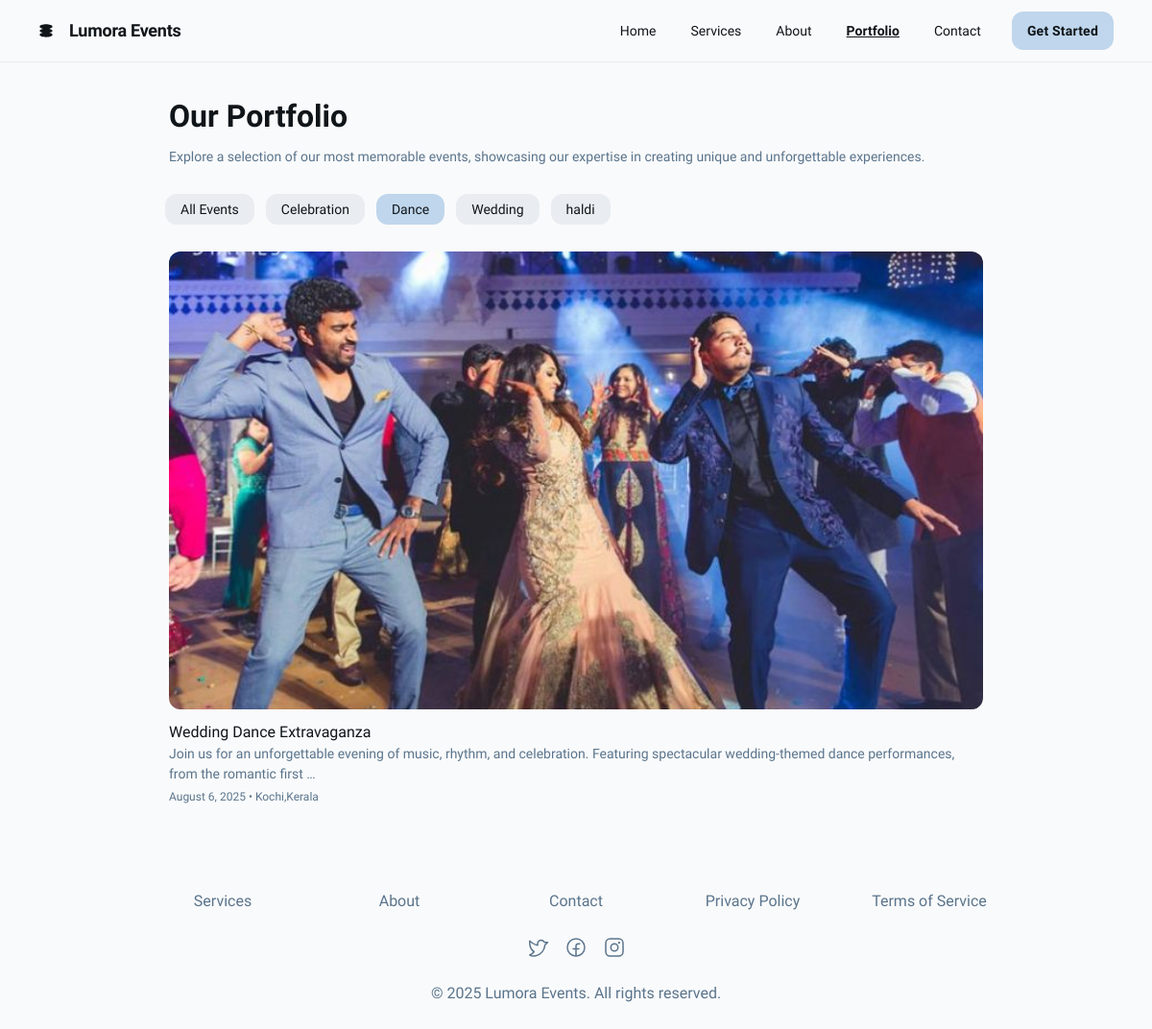
The page /portfolio/?category=Dance on the database its author committed.
### event/models.py (models this page shows, shortened)
class PortfolioCategory(models.Model):
    name = models.CharField(max_length=100)
    slug = models.SlugField(max_length=100, unique=True)
    is_active = models.BooleanField(default=True)
    class Meta:
        verbose_name_plural = "Portfolio Categories"
        ordering = ['name']

class PortfolioItem(models.Model):
    title = models.CharField(max_length=200)
    description = models.TextField()
    category = models.ForeignKey(PortfolioCategory, on_delete=models.CASCADE)
    image = models.ImageField(upload_to='portfolio/')
    event_date = models.DateField()
    location = models.CharField(max_length=200)
    is_featured = models.BooleanField(default=False)
    is_active = models.BooleanField(default=True)
    created_at = models.DateTimeField(auto_now_add=True)
    updated_at = models.DateTimeField(auto_now=True)
    class Meta:
        ordering = ['-event_date']
    def image_tag(self):
        if self.image:
            return mark_safe(f'<img src="{self.image.url}" width="150" height="150" style="object-fit: cover;" />')
        return "No Image"
    image_tag.short_description = 'Image Preview'

### event/views.py (the view)
# urls.py: path('portfolio/', event.views.portfolio, name='portfolio'),
def portfolio(request):
    categories = PortfolioCategory.objects.filter(is_active=True)
    active_category = request.GET.get('category', 'all')
    portfolio_items = PortfolioItem.objects.filter(is_active=True).order_by('-event_date')
    if active_category != 'all':
        portfolio_items = portfolio_items.filter(category__slug=active_category)
    featured_items = PortfolioItem.objects.filter(is_featured=True, is_active=True)[:3]
    context = {
        'categories': categories,
        'active_category': active_category,
        'portfolio_items': portfolio_items,
        'featured_items': featured_items,
    }
    return render(request, 'portfolio.html', context)

### Templates/portfolio.html (shortened to what this page needs)
<!DOCTYPE html>
<html lang="en">
<head>
  <script src="https://cdn.tailwindcss.com?plugins=forms,container-queries"></script>
</head>
<body>
  <div class="relative flex size-full min-h-screen flex-col bg-gray-50 group/design-root overflow-x-hidden" style='font-family: "Work Sans", "Noto Sans", sans-serif;'>
    <div class="layout-container flex h-full grow flex-col">
      <header class="flex items-center justify-between whitespace-nowrap border-b border-solid border-b-[#e9edf1] px-10 py-3">
        <div class="flex items-center gap-4 text-[#101519]">
          <a href="{% url 'home' %}" class="flex items-center gap-4">
            <div class="size-4">
            </div>
            <h2 class="text-[#101519] text-lg font-bold leading-tight tracking-[-0.015em]">Lumora Events</h2>
          </a>
        </div>
        <div class="flex flex-1 justify-end gap-8">
          <div class="flex items-center gap-9">
            <a class="text-[#101519] text-sm font-medium leading-normal" href="{% url 'home' %}">Home</a>
            <a class="text-[#101519] text-sm font-medium leading-normal" href="{% url 'services' %}">Services</a>
            <a class="text-[#101519] text-sm font-medium leading-normal" href="{% url 'about' %}">About</a>
            <a class="text-[#101519] text-sm font-medium leading-normal underline font-semibold" href="{% url 'portfolio' %}">Portfolio</a>
            <a class="text-[#101519] text-sm font-medium leading-normal" href="{% url 'contact' %}">Contact</a>
          </div>
          <a href="{% url 'login' %}" class="flex min-w-[84px] max-w-[480px] cursor-pointer items-center justify-center overflow-hidden rounded-xl h-10 px-4 bg-[#bfd6ec] text-[#101519] text-sm font-bold leading-normal tracking-[0.015em]">
            <span class="truncate">Get Started</span>
          </a>
        </div>
      </header>
      <div class="px-40 flex flex-1 justify-center py-5">
        <div class="layout-content-container flex flex-col max-w-[960px] flex-1">
          <div class="flex flex-wrap justify-between gap-3 p-4">
            <div class="flex min-w-72 flex-col gap-3">
              <p class="text-[#101519] tracking-light text-[32px] font-bold leading-tight">Our Portfolio</p>
              <p class="text-[#5a748c] text-sm font-normal leading-normal">
                Explore a selection of our most memorable events, showcasing our expertise in creating unique and unforgettable experiences.
              </p>
            </div>
          </div>
          <div class="flex gap-3 p-3 flex-wrap pr-4">
            <a href="?category=all" class="flex h-8 shrink-0 items-center justify-center gap-x-2 rounded-xl {% if active_category == 'all' %}bg-[#bfd6ec] font-medium{% else %}bg-[#e9edf1]{% endif %} pl-4 pr-4">
              <p class="text-[#101519] text-sm leading-normal">All Events</p>
            </a>
            {% for category in categories %}
            <a href="?category={{ category.slug }}" class="flex h-8 shrink-0 items-center justify-center gap-x-2 rounded-xl {% if active_category == category.slug %}bg-[#bfd6ec] font-medium{% else %}bg-[#e9edf1]{% endif %} pl-4 pr-4">
              <p class="text-[#101519] text-sm leading-normal">{{ category.name }}</p>
            </a>
            {% endfor %}
          </div>
          <div class="grid grid-cols-[repeat(auto-fit,minmax(300px,1fr))] gap-6 p-4">
            {% for item in portfolio_items %}
            <div class="flex flex-col gap-3 pb-3">
              <div class="w-full bg-center bg-no-repeat aspect-video bg-cover rounded-xl overflow-hidden">
                <img src="{{ item.image.url }}" alt="{{ item.title }}" class="w-full h-full object-cover">
              </div>
              <div>
                <p class="text-[#101519] text-base font-medium leading-normal">{{ item.title }}</p>
                <p class="text-[#5a748c] text-sm font-normal leading-normal">{{ item.description|truncatewords:20 }}</p>
                <p class="text-[#5a748c] text-xs font-normal leading-normal mt-1">{{ item.event_date|date:"F j, Y" }} • {{ item.location }}</p>
              </div>
            </div>
            {% empty %}
            <div class="col-span-3 text-center py-12">
              <p class="text-gray-500">No portfolio items available in this category.</p>
            </div>
            {% endfor %}
          </div>
        </div>
      </div>
      <footer class="flex justify-center">
        <div class="flex max-w-[960px] flex-1 flex-col">
          <footer class="flex flex-col gap-6 px-5 py-10 text-center @container">
            <div class="flex flex-wrap items-center justify-center gap-6 @[480px]:flex-row @[480px]:justify-around">
              <a class="text-[#5a748c] text-base font-normal leading-normal min-w-40" href="{% url 'services' %}">Services</a>
              <a class="text-[#5a748c] text-base font-normal leading-normal min-w-40" href="{% url 'about' %}">About</a>
              <a class="text-[#5a748c] text-base font-normal leading-normal min-w-40" href="{% url 'contact' %}">Contact</a>
              <a class="text-[#5a748c] text-base font-normal leading-normal min-w-40" href="{% url 'PrivacyPolicy' %}">Privacy Policy</a>
              <a class="text-[#5a748c] text-base font-normal leading-normal min-w-40" href="{% url 'TermsofService' %}">Terms of Service</a>
            </div>
            <div class="flex flex-wrap justify-center gap-4">
              <a href="#">
                <div class="text-[#5a748c]" data-icon="TwitterLogo" data-size="24px" data-weight="regular">
                </div>
              </a>
              <a href="#">
                <div class="text-[#5a748c]" data-icon="FacebookLogo" data-size="24px" data-weight="regular">
                </div>
              </a>
              <a href="#">
                <div class="text-[#5a748c]" data-icon="InstagramLogo" data-size="24px" data-weight="regular">
                </div>
              </a>
            </div>
            <p class="text-[#5a748c] text-base font-normal leading-normal">© 2025 Lumora Events. All rights reserved.</p>
          </footer>
        </div>
      </footer>
    </div>
  </div>
</body>
</html>

### rows shown on the page
PortfolioCategory: name "Celebration"
PortfolioCategory: name "Dance"
PortfolioCategory: name "Wedding"
PortfolioCategory: name "haldi"
PortfolioItem: image (picture), title "Wedding Dance Extravaganza", description "Join us for an unforgettable evening of music, rhythm, and celebration. Featuring spectacular wedding-themed dance performances, from the romantic first …", event_date "August 6, 2025", location "Kochi,Kerala"
